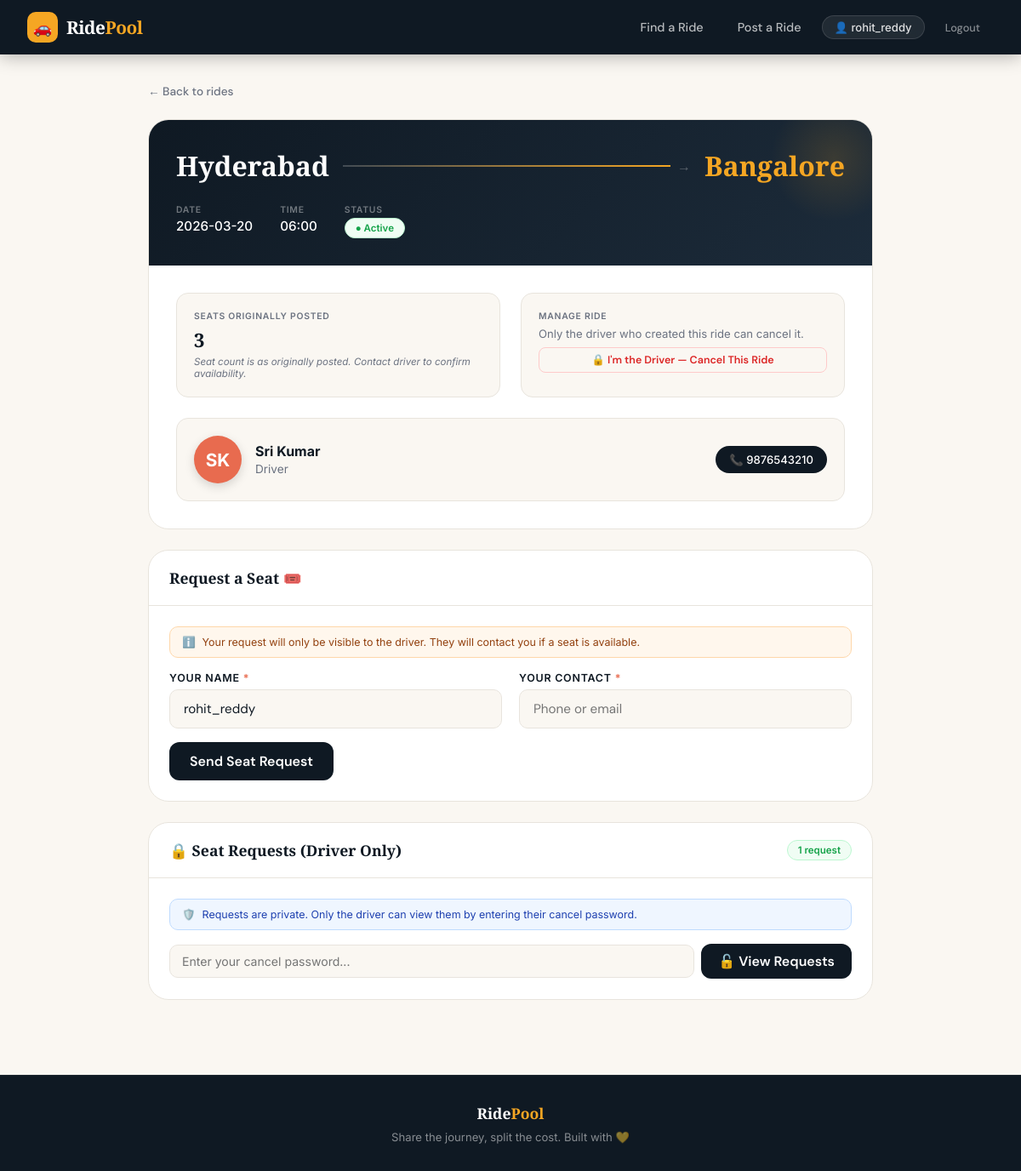
Screenshot of /ride/1 (signed in) with the database file from the repository.
### tables this page shows
CREATE TABLE users (
            id INTEGER PRIMARY KEY AUTOINCREMENT,
            username TEXT NOT NULL UNIQUE,
            password_hash TEXT NOT NULL,
            created_at TIMESTAMP DEFAULT CURRENT_TIMESTAMP
        );

CREATE TABLE rides (
            id INTEGER PRIMARY KEY AUTOINCREMENT,
            user_id INTEGER NOT NULL,
            driver_name TEXT NOT NULL,
            source TEXT NOT NULL,
            destination TEXT NOT NULL,
            date TEXT NOT NULL,
            time TEXT NOT NULL,
            seats_available INTEGER NOT NULL,
            contact TEXT NOT NULL,
            cancel_password TEXT NOT NULL,
            is_active INTEGER DEFAULT 1,
            created_at TIMESTAMP DEFAULT CURRENT_TIMESTAMP,
            FOREIGN KEY (user_id) REFERENCES users (id)
        );

### app.py (the view)
@app.route('/ride/<int:id>')
@login_required
def ride_detail(id):
    conn = get_db_connection()
    ride = conn.execute('SELECT * FROM rides WHERE id = ?', (id,)).fetchone()
    if ride is None:
        conn.close()
        return "Ride not found", 404
    request_count = conn.execute(
        'SELECT COUNT(*) as cnt FROM requests WHERE ride_id = ?', (id,)
    ).fetchone()['cnt']
    is_owner = ('user_id' in session and session['user_id'] == ride['user_id'])
    requests_list = []
    if is_owner:
        requests_list = conn.execute(
            'SELECT * FROM requests WHERE ride_id = ? ORDER BY created_at ASC', (id,)
        ).fetchall()
        requests_list = [dict(r) for r in requests_list]
    my_request = None
    if 'user_id' in session and not is_owner:
        my_request = conn.execute(
            'SELECT * FROM requests WHERE ride_id = ? AND user_id = ?',
            (id, session['user_id'])
        ).fetchone()
        if my_request:
            my_request = dict(my_request)
    conn.close()
    return render_template('ride_detail.html',
                           ride=ride,
                           request_count=request_count,
                           is_owner=is_owner,
                           requests_list=requests_list,
                           my_request=my_request)

### app.py (called while the page is built)
def get_db_connection():
    conn = sqlite3.connect('carpool.db')
    conn.row_factory = sqlite3.Row
    return conn

def login_required(f):
    @wraps(f)
    def decorated(*args, **kwargs):
        if 'user_id' not in session:
            flash('Please log in first.', 'error')
            return redirect(url_for('login'))
        return f(*args, **kwargs)
    return decorated

def get_current_user():
    if 'user_id' not in session:
        return None
    conn = get_db_connection()
    user = conn.execute('SELECT * FROM users WHERE id = ?', (session['user_id'],)).fetchone()
    conn.close()
    return user

@app.context_processor
def inject_user():
    return dict(current_user=get_current_user())

### templates/ride_detail.html (shortened to what this page needs)
{% extends 'base.html' %}
{% block content %}
<div class="detail-wrap page-enter">
    <a class="back-btn" href="{{ url_for('index') }}">← Back to rides</a>
    <div class="detail-card fade-up">
      <div class="detail-header">
        <div class="detail-route">
          <div class="detail-city">{{ ride['source'] }}</div>
          <div class="detail-arrow">
            <div class="arrow-line"></div>
            <span>→</span>
          </div>
          <div class="detail-city dest">{{ ride['destination'] }}</div>
        </div>
        <div class="detail-meta-row">
          <div class="detail-meta-item">
            <span class="detail-meta-label">Date</span>
            <span class="detail-meta-val">{{ ride['date'] }}</span>
          </div>
          <div class="detail-meta-item">
            <span class="detail-meta-label">Time</span>
            <span class="detail-meta-val">{{ ride['time'] }}</span>
          </div>
          <div class="detail-meta-item">
            <span class="detail-meta-label">Status</span>
            {% if ride['is_active'] %}
                <span class="status-badge active">● Active</span>
            {% else %}
                <span class="status-badge closed">● Closed</span>
            {% endif %}
          </div>
        </div>
      </div>
      <div class="detail-body">
        <div class="detail-grid">
          <div class="info-block">
            <div class="info-block-label">Seats Originally Posted</div>
            <div class="info-block-val seats">{{ ride['seats_available'] }}</div>
            <div class="seats-note">Seat count is as originally posted. Contact driver to confirm availability.</div>
          </div>
          {% if ride['is_active'] %}
          <div class="info-block" style="display:flex; flex-direction:column; justify-content:space-between;">
            <div>
              <div class="info-block-label">Manage Ride</div>
              <div style="font-size:0.82rem; color:var(--muted); margin-bottom:8px;">Only the driver who created this ride can cancel it.</div>
            </div>
            <button type="button" class="close-ride-btn" id="toggle-cancel-btn" onclick="document.getElementById('cancel-form').style.display='flex'; this.style.display='none';" style="margin-bottom: 8px;">🔒 I'm the Driver — Cancel This Ride</button>
          </div>
          {% endif %}
          <div class="driver-card">
            {% set initials = (ride['driver_name'].split(' ')[0][0] ~ (ride['driver_name'].split(' ')[1][0] if ride['driver_name'].split(' ')|length > 1 else '')) | upper %}
            <div class="driver-avatar-lg av-{{ (ride['id'] % 5) + 1 }}">{{ initials }}</div>
            <div class="driver-details">
              <strong>{{ ride['driver_name'] }}</strong>
              <span>Driver</span>
            </div>
            <div class="contact-chip">📞 {{ ride['contact'] }}</div>
          </div>
        </div>
      </div>
    </div>
    <div class="section-card fade-up" style="animation-delay: 0.1s;">
      <div class="section-card-header">
        <div class="section-card-title">Request a Seat 🎟️</div>
      </div>
      <div class="section-card-body">
        {% if my_request %}
            <div class="my-request-status-card">
              <div class="my-request-header">Your Seat Request</div>
              <div class="my-request-details">
                <div class="my-request-info">
                  <div><strong>Name:</strong> {{ my_request.passenger_name }}</div>
                  <div><strong>Contact:</strong> {{ my_request.passenger_contact }}</div>
                </div>
                <div class="my-request-badge-wrap">
                  {% if my_request.status == 'accepted' %}
                    <div class="my-request-status-badge my-req-accepted">
                      <span class="my-req-icon">✅</span>
                      <div>
                        <div class="my-req-label">Accepted</div>
                        <div class="my-req-hint">The driver accepted your request. Contact them for details!</div>
                      </div>
                    </div>
                  {% elif my_request.status == 'rejected' %}
                    <div class="my-request-status-badge my-req-rejected">
                      <span class="my-req-icon">❌</span>
                      <div>
                        <div class="my-req-label">Rejected</div>
                        <div class="my-req-hint">Unfortunately, the driver couldn't accommodate your request.</div>
                      </div>
                    </div>
                  {% else %}
                    <div class="my-request-status-badge my-req-pending">
                      <span class="my-req-icon">⏳</span>
                      <div>
                        <div class="my-req-label">Pending</div>
                        <div class="my-req-hint">Waiting for the driver to respond. Hang tight!</div>
                      </div>
                    </div>
                  {% endif %}
                </div>
              </div>
            </div>
        {% elif ride['is_active'] and not is_owner %}
            <div class="privacy-notice">
            ℹ️ <span>Your request will only be visible to the driver. They will contact you if a seat is available.</span>
            </div>
            <form action="{{ url_for('request_seat', id=ride['id']) }}" method="post">
                <div class="form-grid" style="margin-bottom:1rem;">
                <div class="form-group">
                    <label>Your Name <span style="color:var(--terra)">*</span></label>
                    <input type="text" class="form-control" name="passenger_name" value="{{ current_user['username'] if current_user else '' }}" placeholder="Passenger name" required />
                </div>
                <div class="form-group">
                    <label>Your Contact <span style="color:var(--terra)">*</span></label>
                    <input type="text" class="form-control" name="passenger_contact" placeholder="Phone or email" required />
                </div>
                </div>
                <button type="submit" class="submit-btn" style="width: auto; padding: 12px 24px;">Send Seat Request</button>
            </form>
        {% elif not ride['is_active'] %}
            <div class="privacy-notice" style="background:#f1f5f9; border-color:#cbd5e1; color:#334155;">
                🔒 <span>This ride is no longer active and is not accepting new requests.</span>
            </div>
        {% elif is_owner %}
            <div class="privacy-notice" style="background:#EFF6FF; border-color:#BFDBFE; color:#1E40AF;">
                ℹ️ <span>This is your ride. Passengers can request seats from this page.</span>
            </div>
        {% endif %}
      </div>
    </div>
    <div class="section-card fade-up" style="animation-delay: 0.2s;">
      <div class="section-card-header">
        <div class="section-card-title">
          {% if is_owner %}
            📋 Seat Requests
          {% else %}
            🔒 Seat Requests (Driver Only)
          {% endif %}
        </div>
        <span class="status-badge active">{{ request_count }} request{{ 's' if request_count != 1 }}</span>
      </div>
      <div class="section-card-body">
        {% if is_owner %}
          <div class="privacy-notice" style="background:#F0FDF4; border-color:#BBF7D0; color:#16A34A;">
            ✅ <span>You are the driver. Manage your requests below.</span>
          </div>
          <div id="owner-requests-list">
            {% if requests_list %}
              {% for req in requests_list %}
                <div class="request-item fade-up" id="request-item-{{ req.id }}" data-status="{{ req.status }}">
                  {% set parts = req.passenger_name.split(' ') %}
                  {% set initial = (parts[0][0] ~ (parts[1][0] if parts|length > 1 else '')) | upper %}
                  <div class="req-avatar">{{ initial }}</div>
                  <div class="req-info">
                    <div class="req-name">{{ req.passenger_name }}</div>
                    <div class="req-contact">{{ req.passenger_contact }}</div>
                  </div>
                  <div class="req-actions" id="req-actions-{{ req.id }}">
                    {% if req.status == 'pending' %}
                      <button class="req-accept-btn" onclick="handleRequest({{ ride['id'] }}, {{ req.id }}, 'accept')" title="Accept">✅ Accept</button>
                      <button class="req-reject-btn" onclick="handleRequest({{ ride['id'] }}, {{ req.id }}, 'reject')" title="Reject">❌ Reject</button>
                    {% elif req.status == 'accepted' %}
                      <span class="req-status-badge accepted">✅ Accepted</span>
                    {% elif req.status == 'rejected' %}
                      <span class="req-status-badge rejected">❌ Rejected</span>
                    {% endif %}
                  </div>
                </div>
              {% endfor %}
            {% else %}
              <div style="text-align:center; padding:1.5rem; color:var(--muted); font-size:0.9rem;">
                No requests yet. Share the link so passengers can find your ride!
              </div>
            {% endif %}
          </div>
        {% else %}
          <div class="privacy-notice" style="background:#EFF6FF; border-color:#BFDBFE; color:#1E40AF;">
            🛡️ <span>Requests are private. Only the driver can view them by entering their cancel password.</span>
          </div>
          <div id="requests-locked">
            <form id="view-requests-form" style="display:flex; gap:8px; flex-wrap:wrap; align-items:center;">
              <input type="password" id="view-requests-pwd" required placeholder="Enter your cancel password..." style="flex:1; padding:10px 14px; border:1.5px solid var(--border); border-radius:10px; font-size:0.88rem; font-family:inherit; background:var(--cream); transition: border-color 0.2s;">
              <button type="submit" class="submit-btn" style="width:auto; padding:10px 20px; margin-top:0;">🔓 View Requests</button>
            </form>
          </div>
        {% endif %}
      </div>
    </div>
</div>
{% endblock %}

### templates/base.html (shortened to what this page needs)
<!DOCTYPE html>
<html lang="en">
<head>
    <link rel="stylesheet" href="{{ url_for('static', filename='styles.css') }}">
</head>
<body>
<nav>
    <a href="{{ url_for('index') }}" class="logo">
        <div class="logo-icon">🚗</div>
        <span class="logo-text">Ride<span>Pool</span></span>
    </a>
    <div class="nav-links">
        <a href="{{ url_for('index') }}" class="nav-link {% if request.endpoint == 'index' %}active{% endif %}">Find a Ride</a>
        <a href="{{ url_for('post_ride') }}" class="nav-link {% if request.endpoint == 'post_ride' %}active{% endif %}">Post a Ride</a>
        {% if current_user %}
            <div class="nav-user">
                <span class="nav-user-badge">👤 {{ current_user['username'] }}</span>
                <a href="{{ url_for('logout') }}" class="nav-link nav-logout">Logout</a>
            </div>
        {% else %}
            <a href="{{ url_for('login') }}" class="nav-link {% if request.endpoint == 'login' %}active{% endif %}">Login</a>
            <a href="{{ url_for('register') }}" class="nav-link nav-register {% if request.endpoint == 'register' %}active{% endif %}">Register</a>
        {% endif %}
    </div>
</nav>
{% block content %}{% endblock %}
<footer class="site-footer">
  <div class="footer-brand">Ride<span>Pool</span></div>
  <div>Share the journey, split the cost. Built with 💛</div>
</footer>
</body>
</html>

### rows the page displays
users: username "rohit_reddy", passenger_name "rohit_reddy"
rides: source "Hyderabad", destination "Bangalore", date "2026-03-20", time "06:00", seats_available "3", driver_name "Sri Kumar", contact "9876543210"

### other values shown
{{ initials }} "SK"
{{ request_count }} "1"
